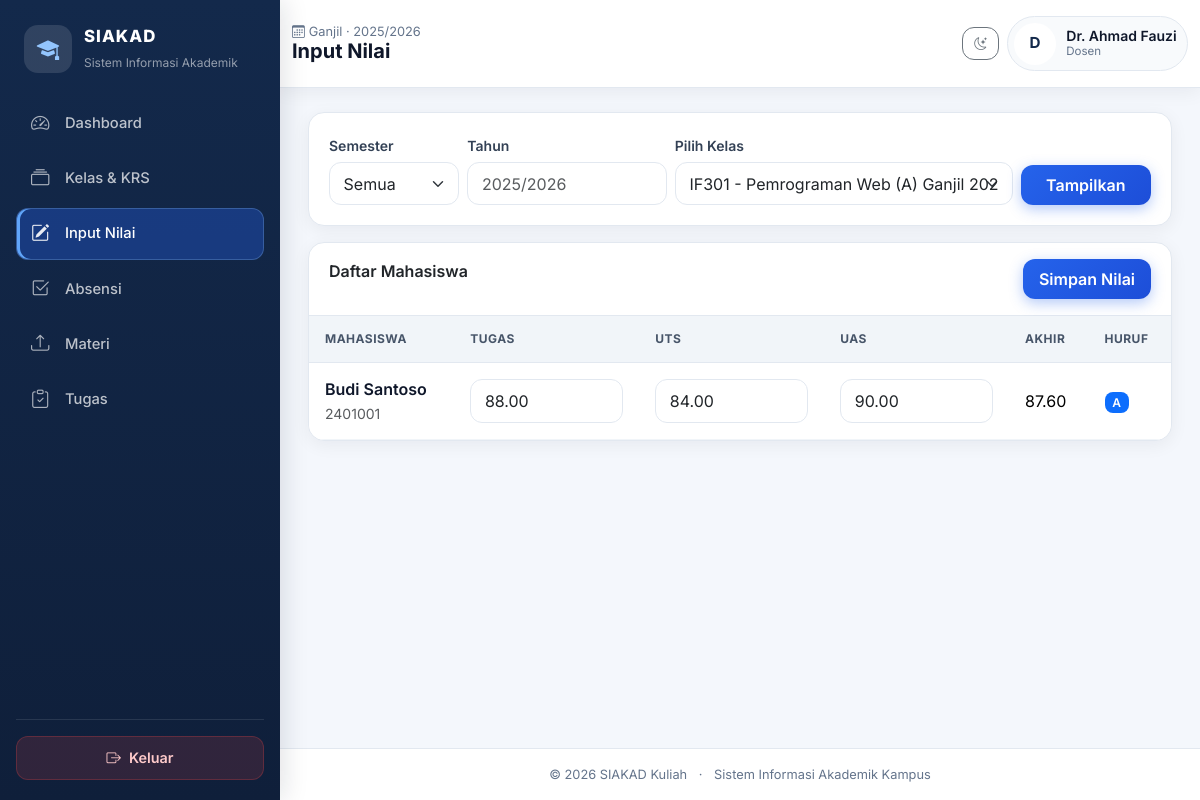
The app's page /dosen/nilai.php (signed in) with its own data.
### tables this page shows
CREATE TABLE dosen (
  id INT AUTO_INCREMENT PRIMARY KEY,
  user_id INT NOT NULL UNIQUE,
  nidn VARCHAR(30) NOT NULL UNIQUE,
  nama VARCHAR(120) NOT NULL,
  email VARCHAR(120) NOT NULL,
  jabatan VARCHAR(100) DEFAULT NULL,
  mata_kuliah_diampu TEXT DEFAULT NULL,
  foto VARCHAR(255) DEFAULT NULL,
  status ENUM('aktif','nonaktif') NOT NULL DEFAULT 'aktif',
  created_at TIMESTAMP DEFAULT CURRENT_TIMESTAMP,
  updated_at TIMESTAMP DEFAULT CURRENT_TIMESTAMP ON UPDATE CURRENT_TIMESTAMP,
  CONSTRAINT fk_dosen_user FOREIGN KEY (user_id) REFERENCES users(id) ON DELETE CASCADE
);

CREATE TABLE semester_aktif (
  id INT AUTO_INCREMENT PRIMARY KEY,
  semester ENUM('Ganjil','Genap') NOT NULL,
  tahun_akademik VARCHAR(20) NOT NULL,
  status ENUM('aktif','nonaktif') NOT NULL DEFAULT 'nonaktif',
  created_at TIMESTAMP DEFAULT CURRENT_TIMESTAMP,
  KEY idx_status (status)
);

CREATE TABLE nilai (
  id INT AUTO_INCREMENT PRIMARY KEY,
  mahasiswa_id INT NOT NULL,
  kelas_id INT NOT NULL,
  tugas DECIMAL(5,2) NOT NULL DEFAULT 0,
  uts DECIMAL(5,2) NOT NULL DEFAULT 0,
  uas DECIMAL(5,2) NOT NULL DEFAULT 0,
  nilai_akhir DECIMAL(5,2) NOT NULL DEFAULT 0,
  nilai_huruf VARCHAR(2) NOT NULL DEFAULT 'E',
  created_at TIMESTAMP DEFAULT CURRENT_TIMESTAMP,
  updated_at TIMESTAMP DEFAULT CURRENT_TIMESTAMP ON UPDATE CURRENT_TIMESTAMP,
  UNIQUE KEY uq_nilai_mahasiswa_kelas (mahasiswa_id, kelas_id),
  CONSTRAINT fk_nilai_mahasiswa FOREIGN KEY (mahasiswa_id) REFERENCES mahasiswa(id) ON DELETE CASCADE,
  CONSTRAINT fk_nilai_kelas FOREIGN KEY (kelas_id) REFERENCES kelas(id) ON DELETE CASCADE
);

CREATE TABLE mahasiswa (
  id INT AUTO_INCREMENT PRIMARY KEY,
  user_id INT NOT NULL UNIQUE,
  nim VARCHAR(30) NOT NULL UNIQUE,
  nama VARCHAR(120) NOT NULL,
  email VARCHAR(120) NOT NULL,
  program_studi_id INT NOT NULL,
  angkatan VARCHAR(10) NOT NULL,
  foto VARCHAR(255) DEFAULT NULL,
  status ENUM('aktif','nonaktif') NOT NULL DEFAULT 'aktif',
  dosen_wali_id INT DEFAULT NULL,
  created_at TIMESTAMP DEFAULT CURRENT_TIMESTAMP,
  updated_at TIMESTAMP DEFAULT CURRENT_TIMESTAMP ON UPDATE CURRENT_TIMESTAMP,
  CONSTRAINT fk_mahasiswa_user FOREIGN KEY (user_id) REFERENCES users(id) ON DELETE CASCADE,
  CONSTRAINT fk_mahasiswa_prodi FOREIGN KEY (program_studi_id) REFERENCES program_studi(id) ON DELETE RESTRICT,
  CONSTRAINT fk_mahasiswa_dosen_wali FOREIGN KEY (dosen_wali_id) REFERENCES dosen(id) ON DELETE SET NULL
);

### config/database.php (called while the page is built, shortened)
<?php
function db(): PDO
{
    static $pdo = null;
    if ($pdo === null) {
        try {
            $dsn = 'mysql:host=' . DB_HOST . ';dbname=' . DB_NAME . ';charset=utf8mb4';
            $pdo = new PDO($dsn, DB_USER, DB_PASS, [
                PDO::ATTR_ERRMODE => PDO::ERRMODE_EXCEPTION,
                PDO::ATTR_DEFAULT_FETCH_MODE => PDO::FETCH_ASSOC,
                PDO::ATTR_EMULATE_PREPARES => false,
            ]);
        } catch (PDOException $e) {
            http_response_code(500);
            die('<div style="font-family:Arial;padding:24px"><h3>Koneksi database gagal</h3><p>Pastikan MySQL XAMPP aktif, database <b>akademik</b> sudah dibuat/import, dan konfigurasi di <code>config/database.php</code> benar.</p><pre>' . htmlspecialchars($e->getMessage()) . '</pre></div>');
        }
    }
    return $pdo;
}
function base_url(string $path = ''): string
{
    $path = ltrim($path, '/');
    return BASE_URL . ($path !== '' ? '/' . $path : '');
}
function e($value): string
{
    return htmlspecialchars((string)$value, ENT_QUOTES, 'UTF-8');
}

### includes/functions.php (called while the page is built, shortened)
<?php
require_once __DIR__ . '/auth_check.php';
function semester_aktif(): ?array
{
    static $cache = null;
    if ($cache !== null) {
        return $cache === false ? null : $cache;
    }
    try {
        $stmt = db()->query("SELECT * FROM semester_aktif WHERE status = 'aktif' ORDER BY id DESC LIMIT 1");
        $row = $stmt->fetch();
        $cache = $row ?: false;
    } catch (Throwable $e) {
        $cache = false;
    }
    return $cache === false ? null : $cache;
}
function semester_aktif_values(): array
{
    $sa = semester_aktif();
    if ($sa) {
        return [$sa['semester'], $sa['tahun_akademik']];
    }
    return [CURRENT_SEMESTER, CURRENT_TAHUN_AKADEMIK];
}
function semester_aktif_label(): string
{
    [$s, $t] = semester_aktif_values();
    return $s . ' · ' . $t;
}

### includes/auth_check.php (called while the page is built, shortened)
<?php
require_once __DIR__ . '/../config/database.php';
function is_logged_in(): bool
{
    return isset($_SESSION['user']) && is_array($_SESSION['user']);
}
function current_user(): ?array
{
    return $_SESSION['user'] ?? null;
}
function role_label(string $role): string
{
    return match ($role) {
        'admin' => 'Admin',
        'mahasiswa' => 'Mahasiswa',
        'dosen' => 'Dosen',
        'kaprodi' => 'Kaprodi',
        'keuangan' => 'Keuangan',
        default => ucfirst($role),
    };
}
function current_dosen(): ?array
{
    $stmt = db()->prepare("SELECT * FROM dosen WHERE user_id = ? LIMIT 1");
    $stmt->execute([current_user()['id']]);
    $data = $stmt->fetch();
    return $data ?: null;
}

### dosen/nilai.php (the view, shortened to what this page needs)
<?php
require_once __DIR__ . '/../includes/functions.php';
$pageTitle = 'Input Nilai';
$pdo = db(); $dosen = current_dosen();
[$defSem, $defTahun] = semester_aktif_values();
$filterTahun = $_GET['tahun'] ?? '';
$sqlKelas = "SELECT k.id, mk.kode, mk.nama mata_kuliah, k.nama_kelas, k.semester, k.tahun_akademik
    FROM kelas k JOIN mata_kuliah mk ON mk.id=k.mata_kuliah_id WHERE k.dosen_id=?";
$paramsKelas = [$dosen['id']];
$sqlKelas .= " ORDER BY k.tahun_akademik DESC, FIELD(k.semester,'Ganjil','Genap'), mk.kode";
$kelasListStmt = $pdo->prepare($sqlKelas);
$kelasListStmt->execute($paramsKelas);
$kelasList = $kelasListStmt->fetchAll();
$kelasId = (int)($_GET['kelas_id'] ?? ($kelasList[0]['id'] ?? 0));
$students = [];
if ($kelasId) {
    $stmt = $pdo->prepare("SELECT m.id,m.nim,m.nama,n.tugas,n.uts,n.uas,n.nilai_akhir,n.nilai_huruf FROM krs_detail kd JOIN krs kr ON kr.id=kd.krs_id AND kr.status='disetujui' JOIN mahasiswa m ON m.id=kr.mahasiswa_id LEFT JOIN nilai n ON n.mahasiswa_id=m.id AND n.kelas_id=kd.kelas_id WHERE kd.kelas_id=? ORDER BY m.nama");
    $stmt->execute([$kelasId]); $students = $stmt->fetchAll();
}
include __DIR__ . '/../includes/header.php'; include __DIR__ . '/../includes/sidebar.php';
?>
<div class="card shadow-sm mb-3 no-print"><div class="card-body"><form method="get" class="row g-2 align-items-end"><div class="col-md-2"><label class="form-label">Semester</label><select name="semester" class="form-select"><option value="">Semua</option><option <?= $filterSem==='Ganjil'?'selected':'' ?>>Ganjil</option><option <?= $filterSem==='Genap'?'selected':'' ?>>Genap</option></select></div><div class="col-md-3"><label class="form-label">Tahun</label><input name="tahun" class="form-control" value="<?= e($filterTahun) ?>" placeholder="<?= e($defTahun) ?>"></div><div class="col-md-5"><label class="form-label">Pilih Kelas</label><select name="kelas_id" class="form-select"><?php foreach ($kelasList as $k): ?><option value="<?= $k['id'] ?>" <?= $kelasId==$k['id']?'selected':'' ?>><?= e($k['kode'].' - '.$k['mata_kuliah'].' ('.$k['nama_kelas'].') '.$k['semester'].' '.$k['tahun_akademik']) ?></option><?php endforeach; ?></select></div><div class="col-md-2"><button class="btn btn-primary w-100">Tampilkan</button></div></form></div></div>
<form method="post" class="card shadow-sm"><input type="hidden" name="kelas_id" value="<?= e($kelasId) ?>"><div class="card-header bg-transparent d-flex justify-content-between"><span class="fw-semibold">Daftar Mahasiswa</span><button class="btn btn-primary" <?= !$students?'disabled':'' ?>>Simpan Nilai</button></div><div class="table-responsive"><table class="table align-middle mb-0"><thead><tr><th>Mahasiswa</th><th>Tugas</th><th>UTS</th><th>UAS</th><th>Akhir</th><th>Huruf</th></tr></thead><tbody><?php foreach ($students as $i=>$s): ?><tr><td><input type="hidden" name="mahasiswa_id[]" value="<?= $s['id'] ?>"><div class="fw-semibold"><?= e($s['nama']) ?></div><small class="text-muted"><?= e($s['nim']) ?></small></td><td><input type="number" min="0" max="100" step="0.01" name="tugas[]" class="form-control" value="<?= e($s['tugas'] ?? 0) ?>"></td><td><input type="number" min="0" max="100" step="0.01" name="uts[]" class="form-control" value="<?= e($s['uts'] ?? 0) ?>"></td><td><input type="number" min="0" max="100" step="0.01" name="uas[]" class="form-control" value="<?= e($s['uas'] ?? 0) ?>"></td><td><?= e($s['nilai_akhir'] ?? '-') ?></td><td><?= $s['nilai_huruf'] ? '<span class="badge text-bg-primary">'.e($s['nilai_huruf']).'</span>' : '-' ?></td></tr><?php endforeach; ?><?php if (!$students): ?><tr><td colspan="6" class="text-center text-muted py-4">Belum ada mahasiswa dengan KRS disetujui pada kelas ini.</td></tr><?php endif; ?></tbody></table></div></form>
<?php include __DIR__ . '/../includes/footer.php'; ?>

### includes/sidebar.php (shortened to what this page needs)
<?php
$role = $user['role'] ?? '';
$menus = [
    'admin' => [
        ['Dashboard', 'bi-speedometer2', 'admin/dashboard.php'],
        ['Mahasiswa', 'bi-people', 'admin/mahasiswa.php'],
        ['Dosen', 'bi-person-video3', 'admin/dosen.php'],
        ['Pengguna', 'bi-person-gear', 'admin/pengguna.php'],
        ['Mata Kuliah', 'bi-journal-bookmark', 'admin/mata_kuliah.php'],
        ['Semester Aktif', 'bi-calendar-check', 'admin/semester.php'],
        ['Laporan', 'bi-file-earmark-bar-graph', 'admin/laporan.php'],
    ],
    'mahasiswa' => [
        ['Dashboard', 'bi-speedometer2', 'mahasiswa/dashboard.php'],
        ['KRS', 'bi-card-checklist', 'mahasiswa/krs.php'],
        ['Jadwal', 'bi-calendar-week', 'mahasiswa/jadwal.php'],
        ['Nilai', 'bi-award', 'mahasiswa/nilai.php'],
        ['Transkrip', 'bi-filetype-pdf', 'mahasiswa/transkrip.php'],
        ['Tagihan', 'bi-wallet2', 'mahasiswa/tagihan.php'],
        ['Absensi', 'bi-check2-square', 'mahasiswa/absensi.php'],
        ['E-Learning', 'bi-easel', 'mahasiswa/elearning.php'],
    ],
    'dosen' => [
        ['Dashboard', 'bi-speedometer2', 'dosen/dashboard.php'],
        ['Kelas & KRS', 'bi-collection', 'dosen/kelas.php'],
        ['Input Nilai', 'bi-pencil-square', 'dosen/nilai.php'],
        ['Absensi', 'bi-check2-square', 'dosen/absensi.php'],
        ['Materi', 'bi-upload', 'dosen/materi.php'],
        ['Tugas', 'bi-clipboard-check', 'dosen/tugas.php'],
    ],
    'kaprodi' => [
        ['Dashboard', 'bi-speedometer2', 'kaprodi/dashboard.php'],
        ['Laporan KRS', 'bi-card-checklist', 'kaprodi/laporan_krs.php'],
        ['Laporan Nilai', 'bi-award', 'kaprodi/laporan_nilai.php'],
    ],
    'keuangan' => [
        ['Dashboard', 'bi-speedometer2', 'keuangan/dashboard.php'],
        ['Tagihan', 'bi-receipt', 'keuangan/tagihan.php'],
        ['Pembayaran', 'bi-cash-coin', 'keuangan/pembayaran.php'],
    ],
];
$current = trim(str_replace(BASE_URL, '', parse_url($_SERVER['REQUEST_URI'] ?? '', PHP_URL_PATH)), '/');
$initial = strtoupper(substr($user['name'] ?? 'U', 0, 1));
?>
<aside class="sidebar" id="sidebar" aria-label="Menu utama">
    <div class="sidebar-inner">
        <div class="brand-box">
            <div class="brand-icon"><i class="bi bi-mortarboard-fill"></i></div>
            <div>
                <div class="brand-title">SIAKAD</div>
                <small>Sistem Informasi Akademik</small>
            </div>
        </div>
        <nav class="nav flex-column sidebar-nav">
            <?php foreach (($menus[$role] ?? []) as $item): [$label, $icon, $url] = $item; $active = $current === $url ? 'active' : ''; ?>
                <a class="nav-link <?= $active ?>" href="<?= base_url($url) ?>">
                    <i class="bi <?= e($icon) ?>"></i><span><?= e($label) ?></span>
                </a>
            <?php endforeach; ?>
        </nav>
        <div class="sidebar-footer">
            <a href="<?= base_url('auth/logout.php') ?>" class="btn-logout">
                <i class="bi bi-box-arrow-right"></i> Keluar
            </a>
        </div>
    </div>
</aside>
<main class="main-content">
    <nav class="topbar navbar navbar-expand-lg sticky-top">
        <div class="container-fluid py-2">
            <div class="page-heading min-w-0">
                <div class="page-subtitle">
                    <i class="bi bi-calendar3 me-1"></i><?= e(semester_aktif_label()) ?>
                </div>
                <h1 class="h5 mb-0 fw-bold text-truncate"><?= e($pageTitle) ?></h1>
            </div>
            <div class="ms-auto d-flex align-items-center gap-2">
                <button class="btn btn-sm btn-outline-secondary" id="darkModeToggle" type="button" data-bs-toggle="tooltip" title="Mode gelap/terang">
                    <i class="bi bi-moon-stars"></i>
                </button>
                <div class="topbar-user d-none d-md-flex">
                    <div class="avatar-sm"><?= e($initial) ?></div>
                    <div class="user-meta min-w-0">
                        <div class="user-name text-truncate"><?= e($user['name'] ?? 'User') ?></div>
                        <div class="user-role"><?= e(role_label($role)) ?></div>
                    </div>
                </div>
            </div>
        </div>
    </nav>
    <div class="content-area">

### records on screen
dosen: nama "D", nama "Dr. Ahmad Fauzi"
semester_aktif: tahun "2025/2026"
nilai: mahasiswa.nama "Budi Santoso", mahasiswa.nim "2401001", tugas "88.00", uts "84.00", uas "90.00", nilai_akhir "87.60", nilai_huruf "A"

### other values on screen
$label "Dashboard"
$label "Kelas & KRS"
$label "Input Nilai"
$label "Absensi"
$label "Materi"
$label "Tugas"
semester_aktif_label() "Ganjil · 2025/2026"
$pageTitle "Input Nilai"
role_label($role) "Dosen"
APP_NAME "SIAKAD Kuliah"
form field kelas_id "IF301 - Pemrograman Web (A) Ganjil 2025/2026"
